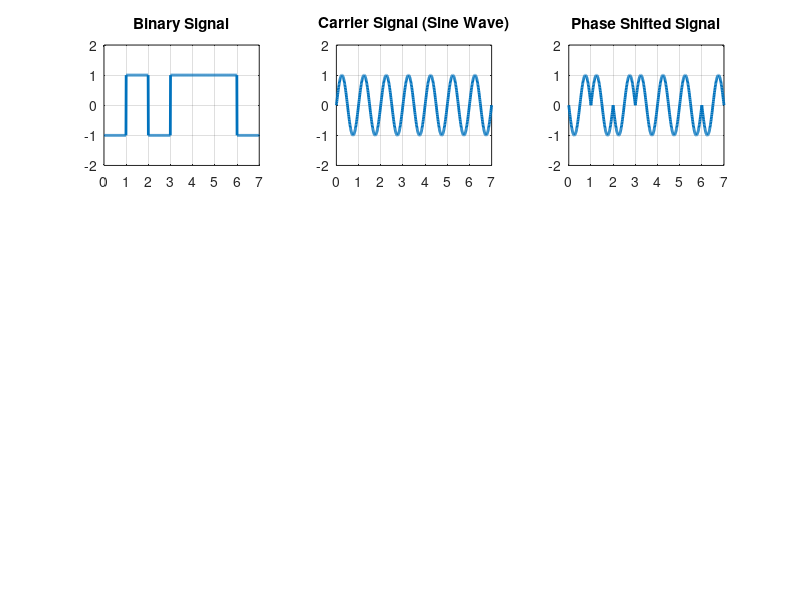

Write MATLAB code to recreate this figure.
%Phase Shift Keying

clc;    % কমান্ড উইন্ডো পরিষ্কার করে
clear;  % ওয়ার্কস্পেস থেকে সব ভেরিয়েবল সরায়
close all;  %সব ওপেন ফিগার উইন্ডো বন্ধ করে


b = [0 1 0 1 1 1 0];
b(b == 0) = -1; % সব 0 কে -1 এ রূপান্তর

%PSK-তে (Phase Shift Keying), বিটগুলোকে +1 এবং -1 আকারে উপস্থাপন করা হয় কারণ এতে ফেজ পরিবর্তন বোঝানো সহজ হয়।

n = length(b);
t = 0:0.01:n; % সময়: 0 থেকে 7 পর্যন্ত, 0.01 ইন্টারভালে, ছোট ইন্টারভাল মানে আরও মসৃণ সিগন্যাল।

for i = 1:n
    bw(i*100:(i+1)*100) = b(i); % প্রতিটি বিটের জন্য 100 স্যাম্পল |  প্রতি সেকেন্ডে 100টি স্যাম্পল নেওয়া হচ্ছে
end
bw = bw(100:end); % প্রথম অতিরিক্ত অংশ বাদ


carrier_signal = sin(2 * pi * t);  %sine wave carrier
st=bw.*carrier_signal; %Modulated Signal

subplot(3, 3, 1);
plot(t, bw, 'LineWidth', 2) %প্লটের লাইনের পুরুত্ব 2 পয়েন্ট করে।
grid on;
title('Binary Signal')
axis([0 n -2 +2])

subplot(3, 3, 2);
plot(t, carrier_signal, 'LineWidth', 2)
grid on;
title('Carrier Signal (Sine Wave)')
axis([0 n -2 +2])

subplot(3, 3, 3);
plot(t,st, 'LineWidth', 2)
grid on;
axis([0 n -2 +2])
title('Phase Shifted Signal') %যেখানে বিট -1, সাইন ওয়েভ উল্টে গেছে (180° শিফট)।
                              %যেখানে বিট +1, সাইন ওয়েভ অপরিবর্তিত।
